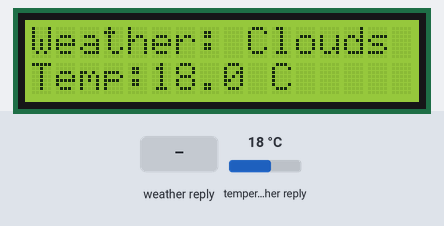
A program run on a simulated ESP8266 (NodeMCU). Shown: 16×2 character LCD. The test bench sets the inputs (shaded band); at power-on: temperature in the weather reply 18 °C. WiFi joins after 1.5 s; servers stay silent unless stated; web services answer with replies made up by the test bench; what the program prints to the serial monitor is not drawn.

Above: at 4.9 s.
5.0 s: weather in the web reply set to Clear
At 15.7 s:
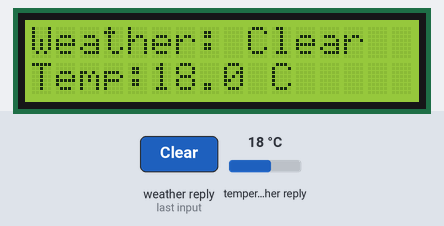
16.5 s: weather in the web reply set to Rain
At 26.7 s:
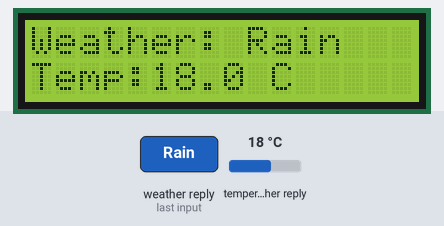
27.2 s: weather in the web reply set to Snow
At 37.6 s:
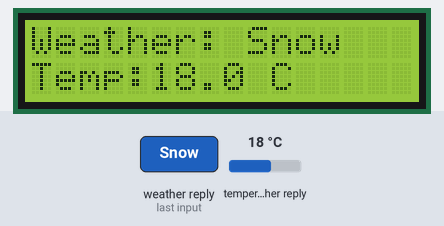
37.9 s: weather in the web reply set to Thunderstorm
At 48.2 s:
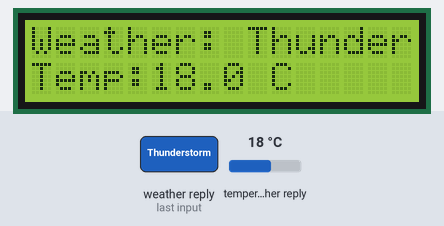
48.6 s: weather in the web reply set to Mist
At 59.0 s:
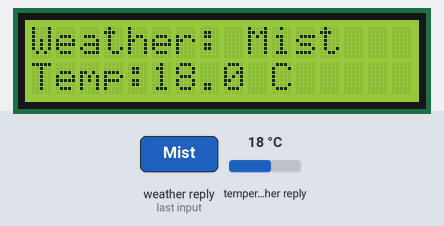
59.3 s: temperature in the weather reply set to -14 °C
At 69.9 s:
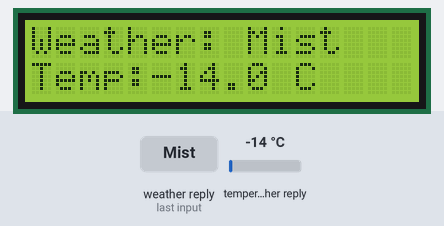
Timing chart, 0 to 71.1 s (numbered marks = the images above; inputs shaded):
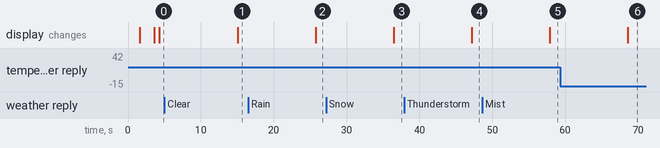

Measured:
- after the input at 5.0 s, the display: changes after 10.0 s (image 1)
- after the input at 16.5 s, the display: changes after 9.2 s (image 2)
- after the input at 27.2 s, the display: changes after 9.3 s (image 3)
- after the input at 37.9 s, the display: changes after 9.3 s (image 4)
- after the input at 48.6 s, the display: changes after 9.3 s (image 5)
- after the input at 59.3 s, the display: changes after 9.3 s (image 6)

The program:

main.cpp
```cpp
#include <Wire.h>
#include <LiquidCrystal_I2C.h>
#include <Arduino.h>
#include <ESP8266WiFi.h>
#include <WiFiClientSecure.h>
#include <ESP8266HTTPClient.h>
#include <Arduino_JSON.h>

// Cấu hình thông tin WiFi và API key, tọa độ địa lý
const char* ssid = "TEKY OFFICE";      // Tên mạng WiFi
const char* password = "Teky@2018";      // Mật khẩu WiFi
String api = "https://api.openweathermap.org/data/2.5/weather?lat=10.7516584&lon=106.6261946&appid=039ed426e3299d943a18e69037191b87";

LiquidCrystal_I2C lcd(0x27, 16, 2);

void setup() {
  Serial.begin(9600);  // Khởi tạo Serial monitor ở tốc độ 115200 baud
  lcd.init();
  lcd.backlight();

  // Kết nối WiFi
  Serial.print("Connecting to WiFi...");
  lcd.setCursor(0, 0);
  lcd.print("Connecting WiFi");
  WiFi.begin(ssid, password);
  while (WiFi.status() != WL_CONNECTED) {
    delay(500);
    Serial.print(".");
  }
  Serial.println("\nWiFi connected");
  lcd.clear();
  lcd.print("WiFi Connected");
  delay(2000);
  lcd.clear();
}

void loop() {
  if(WiFi.status() == WL_CONNECTED) {
    // Khởi tạo client HTTPS và vô hiệu hóa xác thực SSL để tránh lỗi chứng chỉ
    WiFiClientSecure client;
    client.setInsecure();

    HTTPClient https;
    Serial.println("Calling API...");

    // Mở kết nối tới API OpenWeather
    https.begin(client, api);
    int httpCode = https.GET();

    if (httpCode > 0) {
      // Kiểm tra mã trả về HTTP
      Serial.printf("HTTP Code: %d\n", httpCode);
      if (httpCode == HTTP_CODE_OK) {
        String payload = https.getString();
        Serial.println("Payload: ");
        Serial.println(payload);

        // Phân tích chuỗi JSON
        JSONVar myObject = JSON.parse(payload);
        if (JSON.typeof(myObject) == "undefined") {
          Serial.println("JSON parse failed!");
          lcd.clear();
          lcd.print("JSON error!");
          https.end();
          return;
        }

        // Lấy nhiệt độ (đơn vị Kelvin) từ trường "main.temp"
        float tempK = double(myObject["main"]["temp"]);
        // Chuyển đổi Kelvin sang Celsius
        float tempC = tempK - 273.15;
        String weather = String(myObject["weather"][0]["main"]);
        Serial.print("Temperature: ");
        Serial.print(tempC);
        Serial.println(" C");

        // Hiển thị nhiệt độ lên LCD
        lcd.clear();
        lcd.setCursor(0,1);
        lcd.print("Temp:");
        lcd.print(tempC, 1); // hiển thị 1 chữ số sau dấu phẩy
        lcd.print(" C");
        lcd.setCursor(0, 0);
        lcd.print("Weather: ");
        lcd.print(weather);


      }
    } else {
      Serial.printf("HTTP request error: %s\n", https.errorToString(httpCode).c_str());
      lcd.clear();
      lcd.print("HTTP error");
    }
    https.end();
  } else {
    Serial.println("WiFi not connected");
    lcd.clear();
    lcd.print("No WiFi");
  }
  delay(10000);  // Đợi 10 giây trước khi gọi API lần tiếp theo
}
```
